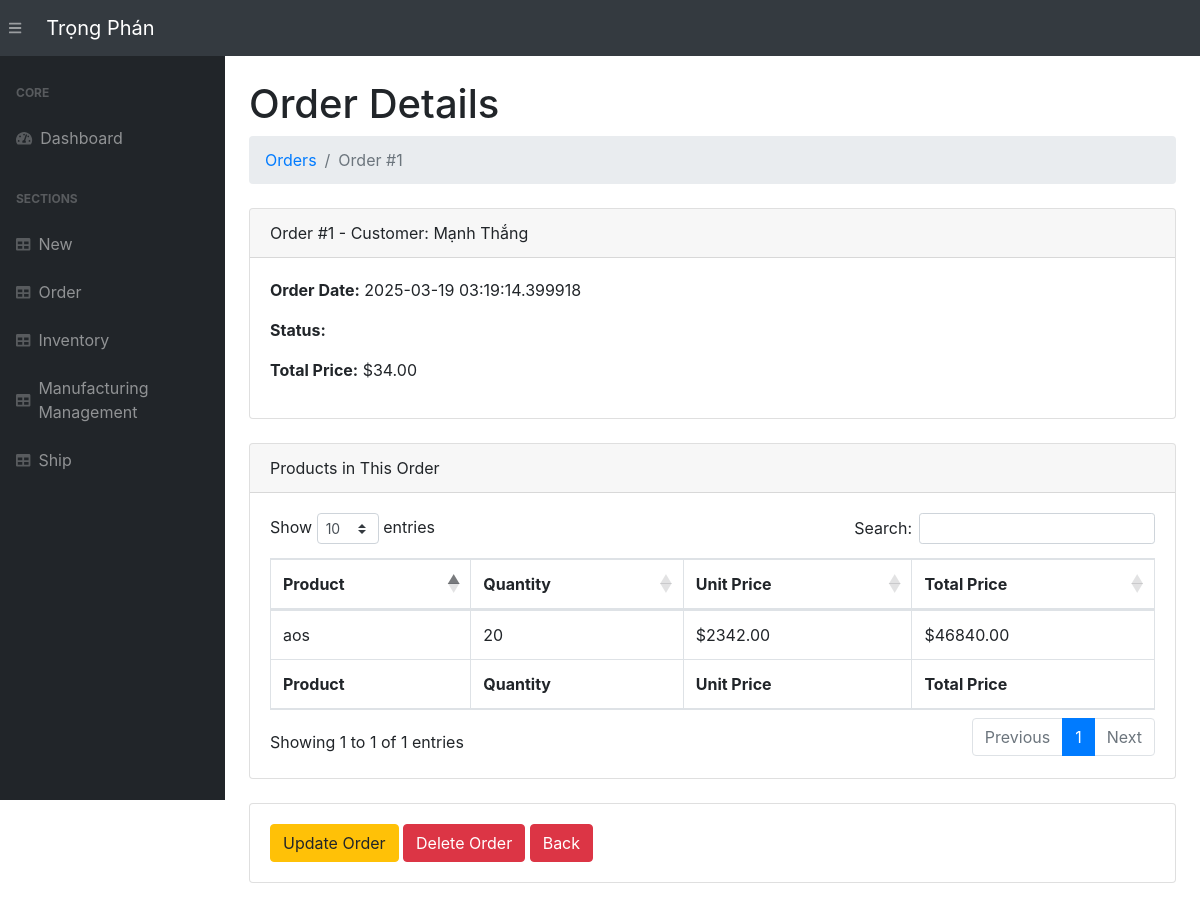
The app's page /order-detail/1 with its own data.
### app.py (models this page shows, shortened)
class Order(db.Model):
    __tablename__ = 'order'
    order_id      = db.Column(db.Integer, primary_key=True)
    cus_id   = db.Column(db.Integer, db.ForeignKey('customer.cus_id'))
    order_date    = db.Column(db.DateTime, default=datetime.utcnow)
    price         = db.Column(db.Numeric(10, 2), nullable=False)
    customer      = db.relationship('Customer', backref='orders')

class Customer(db.Model):
    __tablename__     = 'customer'
    cus_id            = db.Column(db.Integer, primary_key=True)
    cus_name          = db.Column(db.String(255), nullable=False)
    cus_contact       = db.Column(db.String(255), nullable=False)
    cus_address       = db.Column(db.String(255), nullable=False)

class OrderDetail(db.Model):
    __tablename__ = 'oderdetail'
    oderde_id     = db.Column(db.Integer, primary_key=True)
    order_id      = db.Column(db.Integer, db.ForeignKey('order.order_id'))  # Ensure this points to the `order` table correctly
    product_id    = db.Column(db.Integer, db.ForeignKey('products.product_id'))  # Ensure this points to `product_id` in `Product`
    quantity      = db.Column(db.Integer, nullable=False)
    unit_price    = db.Column(db.Numeric(10, 2), nullable=False)
    order = db.relationship('Order', backref='order_details')
    product = db.relationship('Product', backref='order_details')

class Product(db.Model):
    __tablename__ = 'products'
    product_id = db.Column(db.Integer, primary_key=True)
    pro_name = db.Column(db.String(255), nullable=False)
    pro_category = db.Column(db.String(255))
    pro_unit_price = db.Column(db.Numeric(10, 2), nullable=False)
    pro_stock = db.Column(db.Integer, default=0)
    pro_supplier_id = db.Column(db.Integer, db.ForeignKey('supplier.supplier_id'))  # Sửa lại tên khóa ngoại
    supplier = db.relationship('Supplier', backref='sup_products')
    last_updated = db.Column(db.DateTime, default=datetime.utcnow, onupdate=datetime.utcnow)
    condition = db.Column(db.String(50), nullable=True)
    defect_reason = db.Column(db.String(255), nullable=True)
    pro_status = db.Column(db.String(50), default='In Production')
    pro_material_id = db.Column(db.Integer, db.ForeignKey('material.material_id'))
    material = db.relationship('Material', backref='mate_products')

### app.py (the view)
@app.route("/order-detail/<int:order_id>")
def orderDetail(order_id):
    order = Order.query.get_or_404(order_id)  # Get the order by ID
    return render_template("order-detail.html", order=order)

### templates/order-detail.html (shortened to what this page needs)
{% extends 'base.html' %}
{% block content %}
<main>
    <div class="container-fluid">
        <h1 class="mt-4">Order Details</h1>
        <ol class="breadcrumb mb-4">
            <li class="breadcrumb-item">
                <a href="{{ url_for('viewOrder') }}">Orders</a>
            </li>
            <li class="breadcrumb-item active">Order #{{ order.order_id }}</li>
        </ol>
        <div class="card mb-4">
            <div class="card-header">
                Order #{{ order.order_id }} - Customer: {{ order.customer.cus_name }}
            </div>
            <div class="card-body">
                <p><strong>Order Date:</strong> {{ order.order_date }}</p>
                <p><strong>Status:</strong> {{ order.status }}</p>
                <p><strong>Total Price:</strong> ${{ order.price }}</p>
            </div>
        </div>
        <div class="card mb-4">
            <div class="card-header">Products in This Order</div>
            <div class="card-body">
                <div class="table-responsive">
                    <table class="table table-bordered" id="dataTable" width="100%" cellspacing="0">
                        <thead>
                            <tr>
                                <th>Product</th>
                                <th>Quantity</th>
                                <th>Unit Price</th>
                                <th>Total Price</th>
                            </tr>
                        </thead>
                        <tfoot>
                            <tr>
                                <th>Product</th>
                                <th>Quantity</th>
                                <th>Unit Price</th>
                                <th>Total Price</th>
                            </tr>
                        </tfoot>
                        <tbody>
                            {% for order_detail in order.order_details %}
                                <tr>
                                    <td>{{ order_detail.product.pro_name }}</td>
                                    <td>{{ order_detail.quantity }}</td>
                                    <td>${{ order_detail.unit_price }}</td>
                                    <td>${{ order_detail.quantity * order_detail.unit_price }}</td>
                                </tr>
                            {% endfor %}
                        </tbody>
                    </table>
                </div>
            </div>
        </div>
        <div class="card mb-4">
            <div class="card-body">
                <a href="/update-order/{{ order.order_id }}" class="btn btn-warning">Update Order</a>
                <a href="/delete-order/{{ order.order_id }}" class="btn btn-danger">Delete Order</a>
                <a href="/order/" class="btn btn-danger">Back</a>
            </div>
        </div>
    </div>
</main>
{% endblock %}

### records on screen
Order: order_id "1", order_date "2025-03-19 03:19:14.399918", price "34.00"
Customer: customer.cus_name "Mạnh Thắng"
OrderDetail: product.pro_name "aos", quantity "20", unit_price "2342.00", order_detail.quantity*order_detail.unit_price "46840.00"
